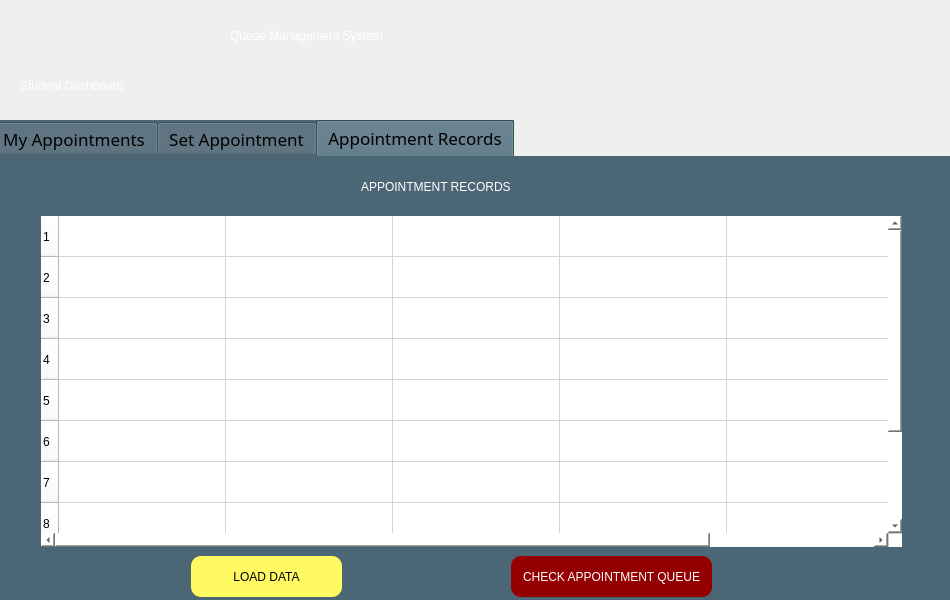
<?xml version="1.0" encoding="UTF-8"?>
<ui version="4.0">
 <class>dashboard</class>
 <widget class="QMainWindow" name="dashboard">
  <property name="geometry">
   <rect>
    <x>0</x>
    <y>0</y>
    <width>950</width>
    <height>600</height>
   </rect>
  </property>
  <property name="windowTitle">
   <string>Student Dashboard</string>
  </property>
  <property name="styleSheet">
   <string notr="true"/>
  </property>
  <widget class="QWidget" name="centralwidget">
   <widget class="QLabel" name="label_8">
    <property name="geometry">
     <rect>
      <x>20</x>
      <y>70</y>
      <width>241</width>
      <height>31</height>
     </rect>
    </property>
    <property name="styleSheet">
     <string notr="true">font: 75 20pt &quot;Rockwell&quot;;
color: rgb(255, 255, 255);</string>
    </property>
    <property name="text">
     <string>Student Dashboard</string>
    </property>
   </widget>
   <widget class="QLabel" name="label">
    <property name="geometry">
     <rect>
      <x>230</x>
      <y>10</y>
      <width>491</width>
      <height>51</height>
     </rect>
    </property>
    <property name="styleSheet">
     <string notr="true">font: 75 28pt &quot;Rockwell&quot;;
color: rgb(255, 255, 255);</string>
    </property>
    <property name="text">
     <string>Queue Management System</string>
    </property>
   </widget>
   <widget class="QTabWidget" name="dashboard_student">
    <property name="geometry">
     <rect>
      <x>-9</x>
      <y>120</y>
      <width>961</width>
      <height>650</height>
     </rect>
    </property>
    <property name="maximumSize">
     <size>
      <width>16777215</width>
      <height>16777215</height>
     </size>
    </property>
    <property name="font">
     <font>
      <family>Southiya</family>
      <pointsize>13</pointsize>
      <weight>50</weight>
      <italic>false</italic>
      <bold>false</bold>
     </font>
    </property>
    <property name="autoFillBackground">
     <bool>false</bool>
    </property>
    <property name="styleSheet">
     <string notr="true">background-color: rgb(75, 103, 118);
border: 0px;
font: 13pt &quot;Southiya&quot;;</string>
    </property>
    <property name="tabPosition">
     <enum>QTabWidget::North</enum>
    </property>
    <property name="tabShape">
     <enum>QTabWidget::Rounded</enum>
    </property>
    <property name="currentIndex">
     <number>2</number>
    </property>
    <property name="iconSize">
     <size>
      <width>16</width>
      <height>16</height>
     </size>
    </property>
    <property name="elideMode">
     <enum>Qt::ElideNone</enum>
    </property>
    <property name="tabBarAutoHide">
     <bool>false</bool>
    </property>
    <widget class="QWidget" name="myapp">
     <attribute name="icon">
      <iconset>
       <normaloff>:/img/img/d90fb743-f0c7-49ba-8a0f-37ea0ccf7924b6.png</normaloff>:/img/img/d90fb743-f0c7-49ba-8a0f-37ea0ccf7924b6.png</iconset>
     </attribute>
     <attribute name="title">
      <string>My Appointments</string>
     </attribute>
     <widget class="QLabel" name="label_10">
      <property name="geometry">
       <rect>
        <x>350</x>
        <y>70</y>
        <width>211</width>
        <height>21</height>
       </rect>
      </property>
      <property name="styleSheet">
       <string notr="true">font: 75 14pt &quot;Rockwell&quot;;
color:rgb(255, 255, 255)</string>
      </property>
      <property name="text">
       <string>APPOINTMENT STATUS</string>
      </property>
     </widget>
     <widget class="QPlainTextEdit" name="plainTextEdit_2">
      <property name="geometry">
       <rect>
        <x>110</x>
        <y>180</y>
        <width>201</width>
        <height>141</height>
       </rect>
      </property>
      <property name="styleSheet">
       <string notr="true">background-color:rgb(255, 255, 255)</string>
      </property>
      <property name="readOnly">
       <bool>true</bool>
      </property>
      <property name="backgroundVisible">
       <bool>false</bool>
      </property>
     </widget>
     <widget class="QPlainTextEdit" name="plainTextEdit_3">
      <property name="geometry">
       <rect>
        <x>350</x>
        <y>180</y>
        <width>201</width>
        <height>141</height>
       </rect>
      </property>
      <property name="styleSheet">
       <string notr="true">background-color:rgb(255, 255, 255)</string>
      </property>
      <property name="readOnly">
       <bool>true</bool>
      </property>
     </widget>
     <widget class="QPlainTextEdit" name="plainTextEdit_4">
      <property name="geometry">
       <rect>
        <x>590</x>
        <y>180</y>
        <width>201</width>
        <height>141</height>
       </rect>
      </property>
      <property name="styleSheet">
       <string notr="true">background-color:rgb(255, 255, 255)</string>
      </property>
      <property name="readOnly">
       <bool>true</bool>
      </property>
     </widget>
     <widget class="QLabel" name="label_12">
      <property name="geometry">
       <rect>
        <x>110</x>
        <y>150</y>
        <width>201</width>
        <height>31</height>
       </rect>
      </property>
      <property name="styleSheet">
       <string notr="true">font: 75 14pt &quot;Rockwell&quot;;
background-color: rgb(255, 170, 0);
border-radius: 4px;
text-alignment: center;</string>
      </property>
      <property name="text">
       <string>Sent Appointments</string>
      </property>
     </widget>
     <widget class="QLabel" name="label_13">
      <property name="geometry">
       <rect>
        <x>350</x>
        <y>150</y>
        <width>201</width>
        <height>31</height>
       </rect>
      </property>
      <property name="styleSheet">
       <string notr="true">font: 75 14pt &quot;Rockwell&quot;;
background-color:  rgb(255, 255, 127);
border-radius: 4px;</string>
      </property>
      <property name="text">
       <string>Past Appointments</string>
      </property>
     </widget>
     <widget class="QLabel" name="label_14">
      <property name="geometry">
       <rect>
        <x>590</x>
        <y>150</y>
        <width>201</width>
        <height>31</height>
       </rect>
      </property>
      <property name="styleSheet">
       <string notr="true">font: 75 13pt &quot;Rockwell&quot;;
background-color: rgb(170, 255, 0);</string>
      </property>
      <property name="text">
       <string>Cancelled Appointments</string>
      </property>
     </widget>
     <widget class="QLabel" name="label_16">
      <property name="geometry">
       <rect>
        <x>70</x>
        <y>40</y>
        <width>831</width>
        <height>351</height>
       </rect>
      </property>
      <property name="text">
       <string/>
      </property>
     </widget>
     <widget class="QLCDNumber" name="sentApp_num">
      <property name="geometry">
       <rect>
        <x>130</x>
        <y>210</y>
        <width>141</width>
        <height>81</height>
       </rect>
      </property>
      <property name="styleSheet">
       <string notr="true">border: 0;
color: rgb(0, 0, 0);
background-color: rgb(255, 255, 255);</string>
      </property>
      <property name="frameShape">
       <enum>QFrame::NoFrame</enum>
      </property>
      <property name="frameShadow">
       <enum>QFrame::Plain</enum>
      </property>
     </widget>
     <widget class="QLabel" name="label_18">
      <property name="geometry">
       <rect>
        <x>120</x>
        <y>210</y>
        <width>81</width>
        <height>71</height>
       </rect>
      </property>
      <property name="styleSheet">
       <string notr="true">background-color: rgb(255, 255, 255);</string>
      </property>
      <property name="text">
       <string/>
      </property>
      <property name="pixmap">
       <pixmap>sent_icon.png</pixmap>
      </property>
      <property name="scaledContents">
       <bool>true</bool>
      </property>
     </widget>
     <widget class="QLabel" name="label_19">
      <property name="geometry">
       <rect>
        <x>380</x>
        <y>210</y>
        <width>61</width>
        <height>71</height>
       </rect>
      </property>
      <property name="styleSheet">
       <string notr="true">background-color: rgb(255, 255, 255);</string>
      </property>
      <property name="text">
       <string/>
      </property>
      <property name="pixmap">
       <pixmap>past_icon.png</pixmap>
      </property>
      <property name="scaledContents">
       <bool>true</bool>
      </property>
     </widget>
     <widget class="QLCDNumber" name="sentApp_num_2">
      <property name="geometry">
       <rect>
        <x>380</x>
        <y>210</y>
        <width>141</width>
        <height>81</height>
       </rect>
      </property>
      <property name="styleSheet">
       <string notr="true">border: 0;
color: rgb(0, 0, 0);
background-color: rgb(255, 255, 255);</string>
      </property>
      <property name="frameShape">
       <enum>QFrame::NoFrame</enum>
      </property>
      <property name="frameShadow">
       <enum>QFrame::Plain</enum>
      </property>
     </widget>
     <widget class="QLCDNumber" name="sentApp_num_3">
      <property name="geometry">
       <rect>
        <x>630</x>
        <y>210</y>
        <width>141</width>
        <height>81</height>
       </rect>
      </property>
      <property name="styleSheet">
       <string notr="true">border: 0;
color: rgb(0, 0, 0);
background-color: rgb(255, 255, 255);</string>
      </property>
      <property name="frameShape">
       <enum>QFrame::NoFrame</enum>
      </property>
      <property name="frameShadow">
       <enum>QFrame::Plain</enum>
      </property>
     </widget>
     <widget class="QLabel" name="label_20">
      <property name="geometry">
       <rect>
        <x>630</x>
        <y>210</y>
        <width>61</width>
        <height>71</height>
       </rect>
      </property>
      <property name="styleSheet">
       <string notr="true">background-color: rgb(255, 255, 255);</string>
      </property>
      <property name="text">
       <string/>
      </property>
      <property name="pixmap">
       <pixmap>cancelled_icon.ico</pixmap>
      </property>
      <property name="scaledContents">
       <bool>true</bool>
      </property>
     </widget>
     <zorder>label_16</zorder>
     <zorder>label_10</zorder>
     <zorder>plainTextEdit_2</zorder>
     <zorder>plainTextEdit_3</zorder>
     <zorder>plainTextEdit_4</zorder>
     <zorder>label_12</zorder>
     <zorder>label_13</zorder>
     <zorder>label_14</zorder>
     <zorder>sentApp_num</zorder>
     <zorder>label_18</zorder>
     <zorder>sentApp_num_2</zorder>
     <zorder>label_19</zorder>
     <zorder>sentApp_num_3</zorder>
     <zorder>label_20</zorder>
    </widget>
    <widget class="QWidget" name="setApp">
     <attribute name="icon">
      <iconset>
       <normaloff>:/img/img/301-3017875_group-fitness-training-icons-training-schedule-icon-png.png</normaloff>:/img/img/301-3017875_group-fitness-training-icons-training-schedule-icon-png.png</iconset>
     </attribute>
     <attribute name="title">
      <string>Set Appointment</string>
     </attribute>
     <widget class="QLabel" name="label_3">
      <property name="geometry">
       <rect>
        <x>270</x>
        <y>110</y>
        <width>31</width>
        <height>31</height>
       </rect>
      </property>
      <property name="styleSheet">
       <string notr="true">font: 75 12pt &quot;Rockwell&quot;;
color: rgb(255, 255, 255);</string>
      </property>
      <property name="text">
       <string>TO</string>
      </property>
     </widget>
     <widget class="QLabel" name="label_2">
      <property name="geometry">
       <rect>
        <x>380</x>
        <y>10</y>
        <width>181</width>
        <height>21</height>
       </rect>
      </property>
      <property name="styleSheet">
       <string notr="true">font: 75 14pt &quot;Rockwell&quot;;
color:rgb(255, 255, 255)</string>
      </property>
      <property name="text">
       <string>SET APPOINTMENT</string>
      </property>
     </widget>
     <widget class="QLabel" name="label_4">
      <property name="geometry">
       <rect>
        <x>70</x>
        <y>210</y>
        <width>161</width>
        <height>31</height>
       </rect>
      </property>
      <property name="styleSheet">
       <string notr="true">font: 75 12pt &quot;Rockwell&quot;;
color: rgb(255, 255, 255);</string>
      </property>
      <property name="text">
       <string>TYPE OF CONCERN:</string>
      </property>
     </widget>
     <widget class="QLabel" name="label_5">
      <property name="geometry">
       <rect>
        <x>270</x>
        <y>160</y>
        <width>51</width>
        <height>31</height>
       </rect>
      </property>
      <property name="styleSheet">
       <string notr="true">font: 75 12pt &quot;Rockwell&quot;;
color:rgb(255, 255, 255)</string>
      </property>
      <property name="text">
       <string>TIME:</string>
      </property>
     </widget>
     <widget class="QLabel" name="label_6">
      <property name="geometry">
       <rect>
        <x>70</x>
        <y>160</y>
        <width>51</width>
        <height>31</height>
       </rect>
      </property>
      <property name="styleSheet">
       <string notr="true">font: 75 12pt &quot;Rockwell&quot;;
color:rgb(255, 255, 255)</string>
      </property>
      <property name="text">
       <string>DATE:</string>
      </property>
     </widget>
     <widget class="QPushButton" name="set">
      <property name="geometry">
       <rect>
        <x>730</x>
        <y>330</y>
        <width>141</width>
        <height>41</height>
       </rect>
      </property>
      <property name="styleSheet">
       <string notr="true">background-color: rgb(255, 255, 255);
font: 75 12pt &quot;Rockwell&quot;;
border-radius:10px;</string>
      </property>
      <property name="text">
       <string>Set Appointment</string>
      </property>
     </widget>
     <widget class="QPushButton" name="prionum">
      <property name="geometry">
       <rect>
        <x>80</x>
        <y>260</y>
        <width>191</width>
        <height>41</height>
       </rect>
      </property>
      <property name="styleSheet">
       <string notr="true">background-color: rgb(255, 255, 255);
font: 75 12pt &quot;Rockwell&quot;;
border-radius: 10px;</string>
      </property>
      <property name="text">
       <string>Get Priority Number</string>
      </property>
     </widget>
     <widget class="QLabel" name="label_17">
      <property name="geometry">
       <rect>
        <x>0</x>
        <y>10</y>
        <width>971</width>
        <height>461</height>
       </rect>
      </property>
      <property name="text">
       <string/>
      </property>
     </widget>
     <widget class="QLabel" name="label_9">
      <property name="geometry">
       <rect>
        <x>530</x>
        <y>450</y>
        <width>31</width>
        <height>21</height>
       </rect>
      </property>
      <property name="styleSheet">
       <string notr="true">font: 75 12pt &quot;Rockwell&quot;;
color: rgb(255, 255, 255);</string>
      </property>
      <property name="text">
       <string>TO</string>
      </property>
     </widget>
     <widget class="QLabel" name="label_21">
      <property name="geometry">
       <rect>
        <x>410</x>
        <y>450</y>
        <width>31</width>
        <height>21</height>
       </rect>
      </property>
      <property name="styleSheet">
       <string notr="true">font: 75 12pt &quot;Rockwell&quot;;
color: rgb(255, 255, 255);</string>
      </property>
      <property name="text">
       <string>TO</string>
      </property>
     </widget>
     <widget class="QLabel" name="label_22">
      <property name="geometry">
       <rect>
        <x>570</x>
        <y>450</y>
        <width>31</width>
        <height>21</height>
       </rect>
      </property>
      <property name="styleSheet">
       <string notr="true">font: 75 12pt &quot;Rockwell&quot;;
color: rgb(255, 255, 255);</string>
      </property>
      <property name="text">
       <string>TO</string>
      </property>
     </widget>
     <widget class="QLineEdit" name="toRecipient_lineEdit">
      <property name="geometry">
       <rect>
        <x>300</x>
        <y>110</y>
        <width>161</width>
        <height>31</height>
       </rect>
      </property>
      <property name="styleSheet">
       <string notr="true">background-color: rgb(255, 255, 255);
font: 14pt &quot;Rockwell&quot;;
border-radius: 10px;</string>
      </property>
      <property name="alignment">
       <set>Qt::AlignCenter</set>
      </property>
      <property name="placeholderText">
       <string>Recipient</string>
      </property>
     </widget>
     <widget class="QLineEdit" name="date_lineEdit">
      <property name="geometry">
       <rect>
        <x>120</x>
        <y>160</y>
        <width>141</width>
        <height>31</height>
       </rect>
      </property>
      <property name="styleSheet">
       <string notr="true">background-color: rgb(255, 255, 255);
font: 14pt &quot;Rockwell&quot;;
border-radius: 10px;</string>
      </property>
      <property name="alignment">
       <set>Qt::AlignCenter</set>
      </property>
      <property name="placeholderText">
       <string>Date</string>
      </property>
     </widget>
     <widget class="QLineEdit" name="time_lineEdit">
      <property name="geometry">
       <rect>
        <x>320</x>
        <y>160</y>
        <width>141</width>
        <height>31</height>
       </rect>
      </property>
      <property name="styleSheet">
       <string notr="true">background-color: rgb(255, 255, 255);
font: 14pt &quot;Rockwell&quot;;
border-radius: 10px;</string>
      </property>
      <property name="alignment">
       <set>Qt::AlignCenter</set>
      </property>
      <property name="placeholderText">
       <string>Time</string>
      </property>
     </widget>
     <widget class="QLineEdit" name="concern_lineEdit">
      <property name="geometry">
       <rect>
        <x>230</x>
        <y>210</y>
        <width>231</width>
        <height>31</height>
       </rect>
      </property>
      <property name="styleSheet">
       <string notr="true">background-color: rgb(255, 255, 255);
font: 14pt &quot;Rockwell&quot;;
border-radius: 10px;</string>
      </property>
      <property name="alignment">
       <set>Qt::AlignCenter</set>
      </property>
      <property name="placeholderText">
       <string>Concerns</string>
      </property>
     </widget>
     <widget class="QLineEdit" name="purpose_lineEdit">
      <property name="geometry">
       <rect>
        <x>510</x>
        <y>110</y>
        <width>361</width>
        <height>201</height>
       </rect>
      </property>
      <property name="styleSheet">
       <string notr="true">background-color: rgb(255, 255, 255);
font: 14pt &quot;Rockwell&quot;;
border-radius: 5px;</string>
      </property>
      <property name="alignment">
       <set>Qt::AlignCenter</set>
      </property>
      <property name="readOnly">
       <bool>false</bool>
      </property>
      <property name="placeholderText">
       <string>Purpose</string>
      </property>
     </widget>
     <widget class="QLCDNumber" name="lcdNumber">
      <property name="geometry">
       <rect>
        <x>330</x>
        <y>260</y>
        <width>101</width>
        <height>41</height>
       </rect>
      </property>
      <property name="baseSize">
       <size>
        <width>15</width>
        <height>25</height>
       </size>
      </property>
      <property name="font">
       <font>
        <family>Rockwell</family>
        <pointsize>14</pointsize>
        <weight>50</weight>
        <italic>false</italic>
        <bold>false</bold>
       </font>
      </property>
      <property name="styleSheet">
       <string notr="true">font: 14pt &quot;Rockwell&quot;;
background-color: none;</string>
      </property>
      <property name="frameShape">
       <enum>QFrame::NoFrame</enum>
      </property>
      <property name="lineWidth">
       <number>1</number>
      </property>
      <property name="midLineWidth">
       <number>0</number>
      </property>
      <property name="intValue" stdset="0">
       <number>0</number>
      </property>
     </widget>
     <widget class="QLabel" name="label_24">
      <property name="geometry">
       <rect>
        <x>70</x>
        <y>110</y>
        <width>51</width>
        <height>31</height>
       </rect>
      </property>
      <property name="styleSheet">
       <string notr="true">font: 75 12pt &quot;Rockwell&quot;;
color: rgb(255, 255, 255);</string>
      </property>
      <property name="text">
       <string>NAME</string>
      </property>
     </widget>
     <widget class="QLineEdit" name="name_lineEdit">
      <property name="geometry">
       <rect>
        <x>120</x>
        <y>110</y>
        <width>141</width>
        <height>31</height>
       </rect>
      </property>
      <property name="styleSheet">
       <string notr="true">background-color: rgb(255, 255, 255);
font: 14pt &quot;Rockwell&quot;;
border-radius: 10px;</string>
      </property>
      <property name="alignment">
       <set>Qt::AlignCenter</set>
      </property>
      <property name="placeholderText">
       <string>Name</string>
      </property>
     </widget>
     <zorder>label_17</zorder>
     <zorder>label_3</zorder>
     <zorder>label_2</zorder>
     <zorder>label_4</zorder>
     <zorder>label_5</zorder>
     <zorder>label_6</zorder>
     <zorder>set</zorder>
     <zorder>prionum</zorder>
     <zorder>label_9</zorder>
     <zorder>label_21</zorder>
     <zorder>label_22</zorder>
     <zorder>toRecipient_lineEdit</zorder>
     <zorder>date_lineEdit</zorder>
     <zorder>time_lineEdit</zorder>
     <zorder>concern_lineEdit</zorder>
     <zorder>purpose_lineEdit</zorder>
     <zorder>lcdNumber</zorder>
     <zorder>label_24</zorder>
     <zorder>name_lineEdit</zorder>
    </widget>
    <widget class="QWidget" name="tab">
     <attribute name="icon">
      <iconset>
       <normaloff>:/ww/img/product-doc-management.png</normaloff>:/ww/img/product-doc-management.png</iconset>
     </attribute>
     <attribute name="title">
      <string>Appointment Records</string>
     </attribute>
     <widget class="QPushButton" name="set_2">
      <property name="geometry">
       <rect>
        <x>520</x>
        <y>400</y>
        <width>201</width>
        <height>41</height>
       </rect>
      </property>
      <property name="styleSheet">
       <string notr="true">background-color: rgb(148, 0, 1);
color: rgb(255, 255, 255);
font: 75 10pt &quot;Rockwell&quot;;
border-radius: 10px;</string>
      </property>
      <property name="text">
       <string>CHECK APPOINTMENT QUEUE</string>
      </property>
     </widget>
     <widget class="QLabel" name="label_7">
      <property name="geometry">
       <rect>
        <x>370</x>
        <y>20</y>
        <width>231</width>
        <height>21</height>
       </rect>
      </property>
      <property name="styleSheet">
       <string notr="true">font: 75 14pt &quot;Rockwell&quot;;
color:rgb(255, 255, 255)</string>
      </property>
      <property name="text">
       <string>APPOINTMENT RECORDS</string>
      </property>
     </widget>
     <widget class="QTableWidget" name="dataTable">
      <property name="geometry">
       <rect>
        <x>50</x>
        <y>60</y>
        <width>861</width>
        <height>331</height>
       </rect>
      </property>
      <property name="styleSheet">
       <string notr="true">background-color: rgb(255, 255, 255);
font: 14pt &quot;Rockwell&quot;;</string>
      </property>
      <property name="showGrid">
       <bool>true</bool>
      </property>
      <property name="sortingEnabled">
       <bool>false</bool>
      </property>
      <property name="rowCount">
       <number>10</number>
      </property>
      <property name="columnCount">
       <number>5</number>
      </property>
      <attribute name="horizontalHeaderVisible">
       <bool>false</bool>
      </attribute>
      <attribute name="horizontalHeaderCascadingSectionResizes">
       <bool>false</bool>
      </attribute>
      <attribute name="horizontalHeaderDefaultSectionSize">
       <number>167</number>
      </attribute>
      <attribute name="horizontalHeaderHighlightSections">
       <bool>true</bool>
      </attribute>
      <attribute name="verticalHeaderDefaultSectionSize">
       <number>41</number>
      </attribute>
      <attribute name="verticalHeaderShowSortIndicator" stdset="0">
       <bool>false</bool>
      </attribute>
      <row/>
      <row/>
      <row/>
      <row/>
      <row/>
      <row/>
      <row/>
      <row/>
      <row/>
      <row/>
      <column>
       <property name="text">
        <string>Recipient</string>
       </property>
      </column>
      <column>
       <property name="text">
        <string>ID No.</string>
       </property>
      </column>
      <column>
       <property name="text">
        <string>Date</string>
       </property>
      </column>
      <column>
       <property name="text">
        <string>Time</string>
       </property>
      </column>
      <column>
       <property name="text">
        <string>Concern</string>
       </property>
      </column>
     </widget>
     <widget class="QPushButton" name="loaddata">
      <property name="geometry">
       <rect>
        <x>200</x>
        <y>400</y>
        <width>151</width>
        <height>41</height>
       </rect>
      </property>
      <property name="styleSheet">
       <string notr="true">background-color: rgb(255, 250, 98);
color: rgb(0,0,0);
font: 75 10pt &quot;Rockwell&quot;;
border-radius: 10px;</string>
      </property>
      <property name="text">
       <string>LOAD DATA</string>
      </property>
     </widget>
    </widget>
   </widget>
   <widget class="QLabel" name="label_15">
    <property name="geometry">
     <rect>
      <x>0</x>
      <y>-70</y>
      <width>951</width>
      <height>381</height>
     </rect>
    </property>
    <property name="text">
     <string/>
    </property>
    <property name="pixmap">
     <pixmap>studdashboard_bg.jpg</pixmap>
    </property>
    <property name="scaledContents">
     <bool>true</bool>
    </property>
   </widget>
   <widget class="QPushButton" name="logout_pushButton">
    <property name="geometry">
     <rect>
      <x>880</x>
      <y>10</y>
      <width>61</width>
      <height>61</height>
     </rect>
    </property>
    <property name="styleSheet">
     <string notr="true">border: none;
boder-radius: 25px;</string>
    </property>
    <property name="text">
     <string/>
    </property>
    <property name="icon">
     <iconset>
      <normaloff>logout_icon.png</normaloff>logout_icon.png</iconset>
    </property>
    <property name="iconSize">
     <size>
      <width>60</width>
      <height>70</height>
     </size>
    </property>
   </widget>
   <zorder>label_15</zorder>
   <zorder>label_8</zorder>
   <zorder>label</zorder>
   <zorder>dashboard_student</zorder>
   <zorder>logout_pushButton</zorder>
  </widget>
 </widget>
 <resources>
  <include location="../PyQt - Queue/images.qrc"/>
 </resources>
 <connections/>
</ui>
